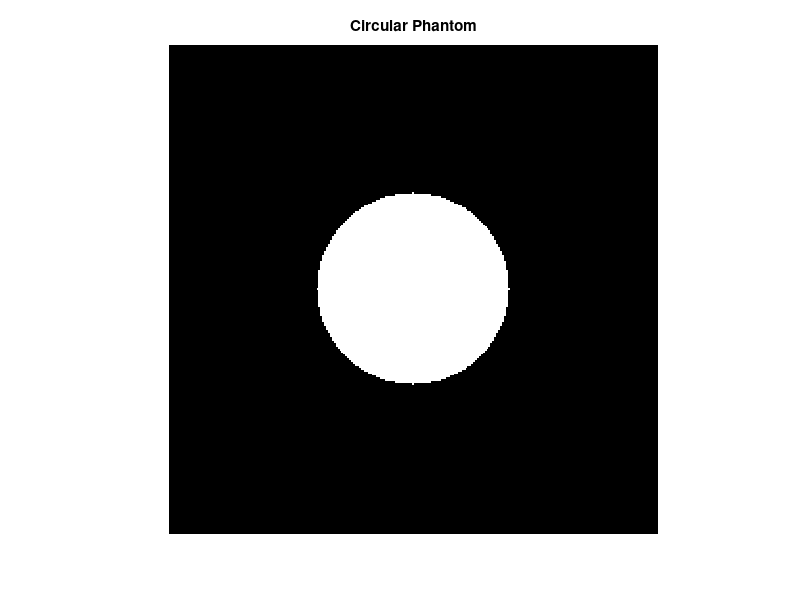
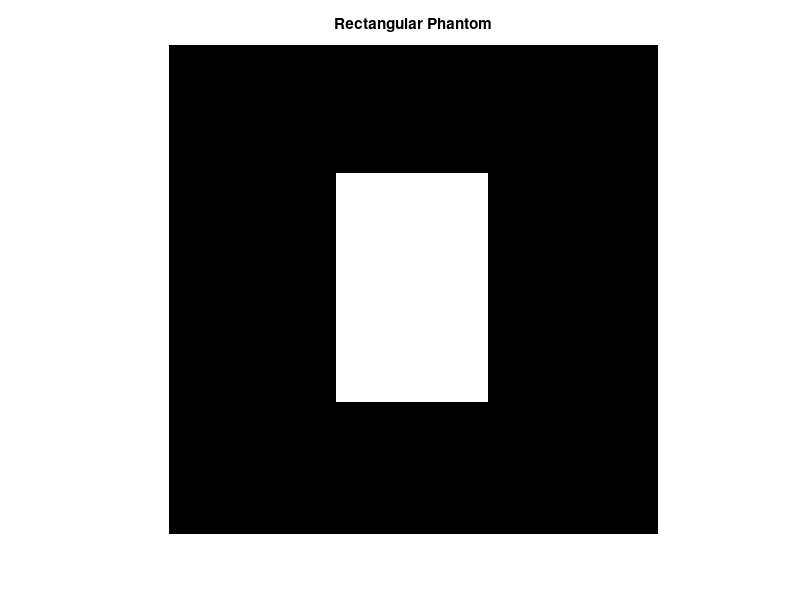

MATLAB code for these plots, in order:
% Generate circular phantom
radius = 50; % Radius of circular structure
phantomSize = 256; % Size of the phantom matrix
phantom1 = zeros(phantomSize);
center = [ceil(phantomSize/2), ceil(phantomSize/2)]; % Center coordinates

for i = 1:phantomSize
    for j = 1:phantomSize
        distance = sqrt((i - center(1))^2 + (j - center(2))^2);
        if distance <= radius
            phantom1(i, j) = 100; % Assign a value to circular structure
        end
    end
end

figure;
imshow(phantom1, []);
title('Circular Phantom');

% Generate rectangular phantom
rectWidth = 80; % Width of rectangular structure
rectHeight = 120; % Height of rectangular structure

rectXStart = ceil((phantomSize - rectWidth)/2);
rectXEnd = rectXStart + rectWidth - 1;
rectYStart = ceil((phantomSize - rectHeight)/2);
rectYEnd = rectYStart + rectHeight - 1;

phantom2 = zeros(phantomSize);
phantom2(rectYStart:rectYEnd, rectXStart:rectXEnd) = 200; % Assign a value to rectangular structure

figure;
imshow(phantom2, []);
title('Rectangular Phantom');